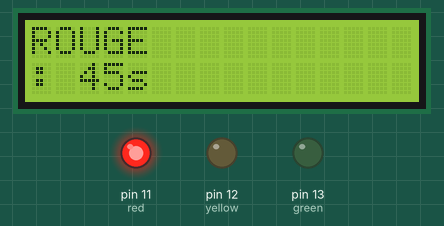
This sketch was run on a simulated Arduino Uno, built with avr-gcc and run on an emulated ATmega328P. Parts: 16×2 character LCD, output pins drawn as LEDs (lit = HIGH).

Above: at 0.1 s.
At 9.2 s:
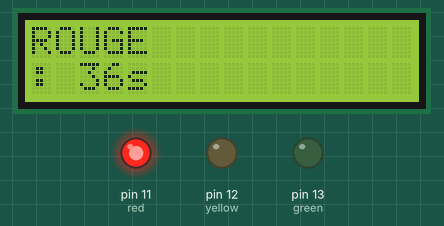
At 19.4 s:
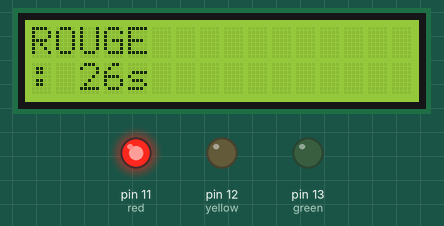
At 38.6 s:
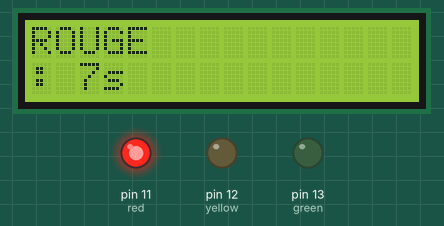
Timing chart, 0 to 40.0 s (numbered marks = the images above):
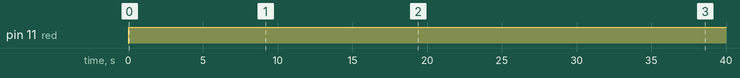

Measured:
- by itself, pin 11 (red): LOW → HIGH at 0.06 s
- what the display in image 1 shows lasts 1.0 s, from 9.2 s to 10.2 s

The sketch:

sketch.ino
```cpp
#include <Wire.h>
#include <LiquidCrystal_I2C.h>
LiquidCrystal_I2C lcd(0x27 ,16 ,2);
int red=11;
int yellow=12;
int green=13;
void setup() {
  pinMode(red, OUTPUT);
  pinMode(yellow, OUTPUT);
  pinMode(green, OUTPUT);
  lcd.init();
  lcd.backlight();

}
void phase(int ledPin, const char* name, int seconds){
  digitalWrite(red, LOW);
  digitalWrite(yellow, LOW);
  digitalWrite(green, LOW);
  digitalWrite(ledPin, HIGH);
  for (int s=seconds ;s > 0 ;s--){
    lcd.clear();
    lcd.print(name);
    lcd.setCursor(0,1);
    lcd.print(": ");
    lcd.print(s);
    lcd.print("s");
    delay(1000);
  }
}
void loop() {
phase(red,"ROUGE",45);
phase(yellow,"ORANGE",15);
phase(green,"VERT",30);

}
```
